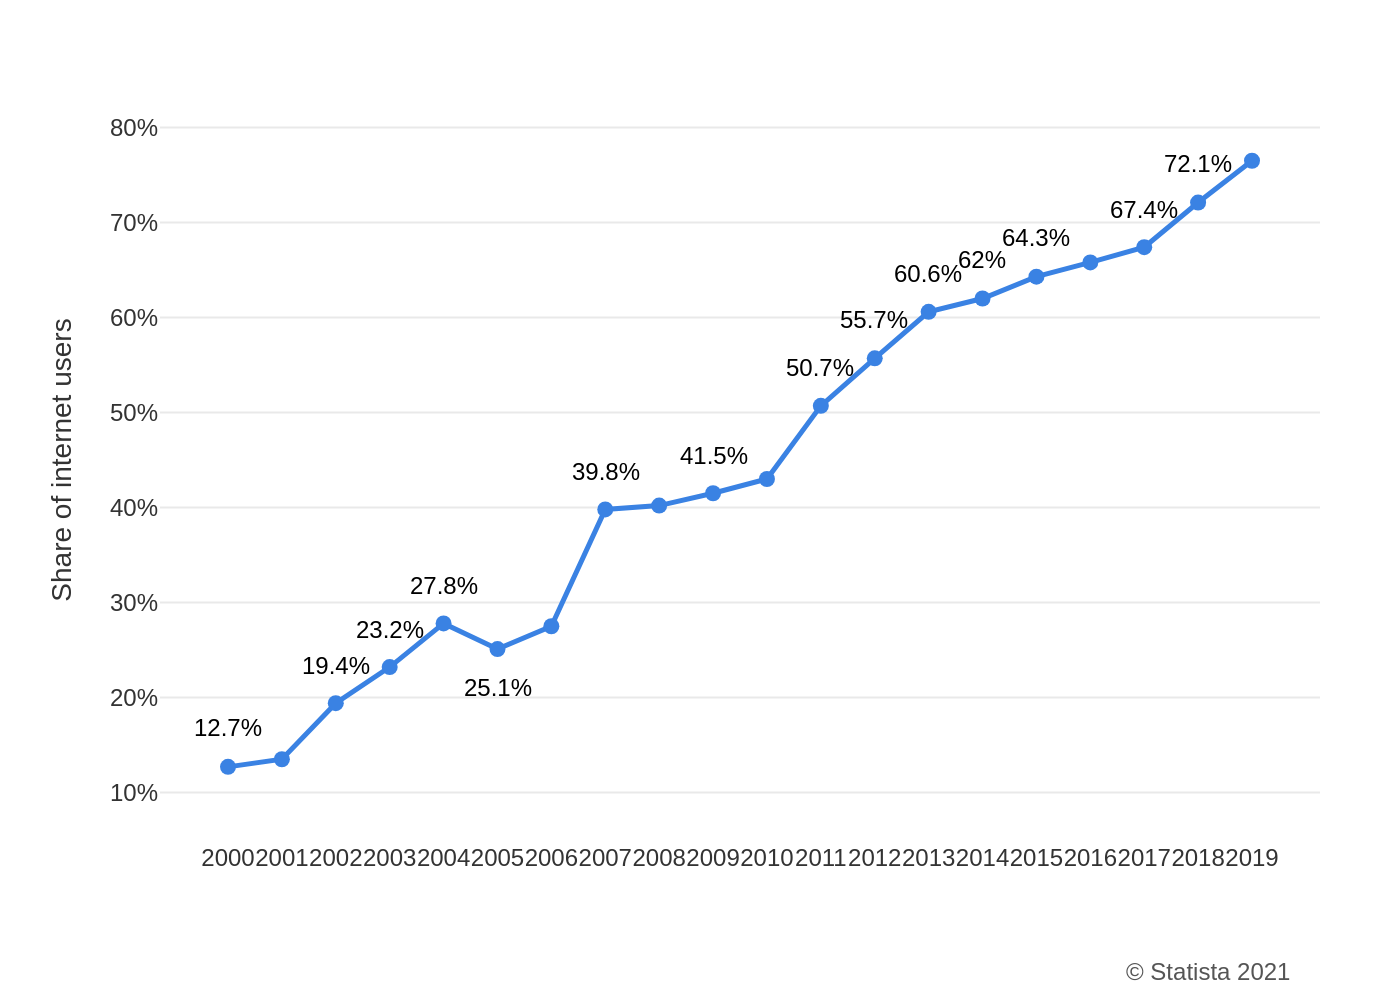

Python code for this plot:
import sys
import json
import plotly.graph_objects as go
from pathlib import Path

# The script must accept the JSON path as a required command-line argument.
if len(sys.argv) != 2:
    print(f"Usage: python {Path(__file__).name} <json_file_path>")
    sys.exit(1)

json_path = Path(sys.argv[1])
if not json_path.is_file():
    print(f"Error: File not found at {json_path}")
    sys.exit(1)

# Derive output filename from the input JSON path.
output_path = json_path.with_suffix(".png")

# Read the JSON file, which is the only source for data and styling.
with open(json_path, 'r', encoding='utf-8') as f:
    config = json.load(f)

chart_data = config['chart_data']
texts = config['texts']
colors = config['colors']

# Initialize the Plotly figure object.
fig = go.Figure()

# Iterate through the data series from the JSON to create traces.
for i, series in enumerate(chart_data):
    fig.add_trace(go.Scatter(
        x=series['x'],
        y=series['y'],
        mode='lines+markers',
        name=series.get('name', ''),
        line=dict(color=colors[i % len(colors)], width=2.5),
        marker=dict(color=colors[i % len(colors)], size=8),
        hoverinfo='none'
    ))

    # Add data labels as annotations, preserving order and placement.
    if 'labels' in series:
        for j, label_info in enumerate(series['labels']):
            if label_info:
                y_anchor = label_info.get('anchor', 'bottom')
                y_shift = 10 if y_anchor == 'bottom' else -10

                fig.add_annotation(
                    x=series['x'][j],
                    y=series['y'][j],
                    text=label_info['text'],
                    showarrow=False,
                    font=dict(family="Arial", size=12, color="black"),
                    xanchor='center',
                    yanchor=y_anchor,
                    yshift=y_shift
                )

# Configure the layout, ensuring no text is clipped.
fig.update_layout(
    font=dict(family="Arial", size=12, color="#333"),
    plot_bgcolor='white',
    showlegend=False,
    xaxis=dict(
        title_text=texts.get('x_axis_title'),
        showgrid=False,
        zeroline=False,
        showline=False,
        tickmode='array',
        tickvals=list(range(2000, 2020)),
        ticktext=[str(y) for y in range(2000, 2020)],
        tickangle=0
    ),
    yaxis=dict(
        title_text=texts.get('y_axis_title'),
        showgrid=True,
        gridcolor='#E9E9E9',
        zeroline=False,
        showline=False,
        range=[5, 85],
        tickvals=[10, 20, 30, 40, 50, 60, 70, 80],
        ticktext=[f"{v}%" for v in [10, 20, 30, 40, 50, 60, 70, 80]]
    ),
    margin=dict(l=80, r=40, t=40, b=80),
)

# Add source annotation at the bottom right.
if texts.get('source'):
    fig.add_annotation(
        text=texts['source'],
        xref="paper", yref="paper",
        x=0.98, y=-0.15,
        showarrow=False,
        align="right",
        xanchor="right",
        yanchor="top",
        font=dict(family="Arial", size=12, color="#555")
    )

# Output the chart to a PNG file with a high-resolution scale.
fig.write_image(output_path, scale=2)

print(f"Chart successfully generated and saved to {output_path}")
